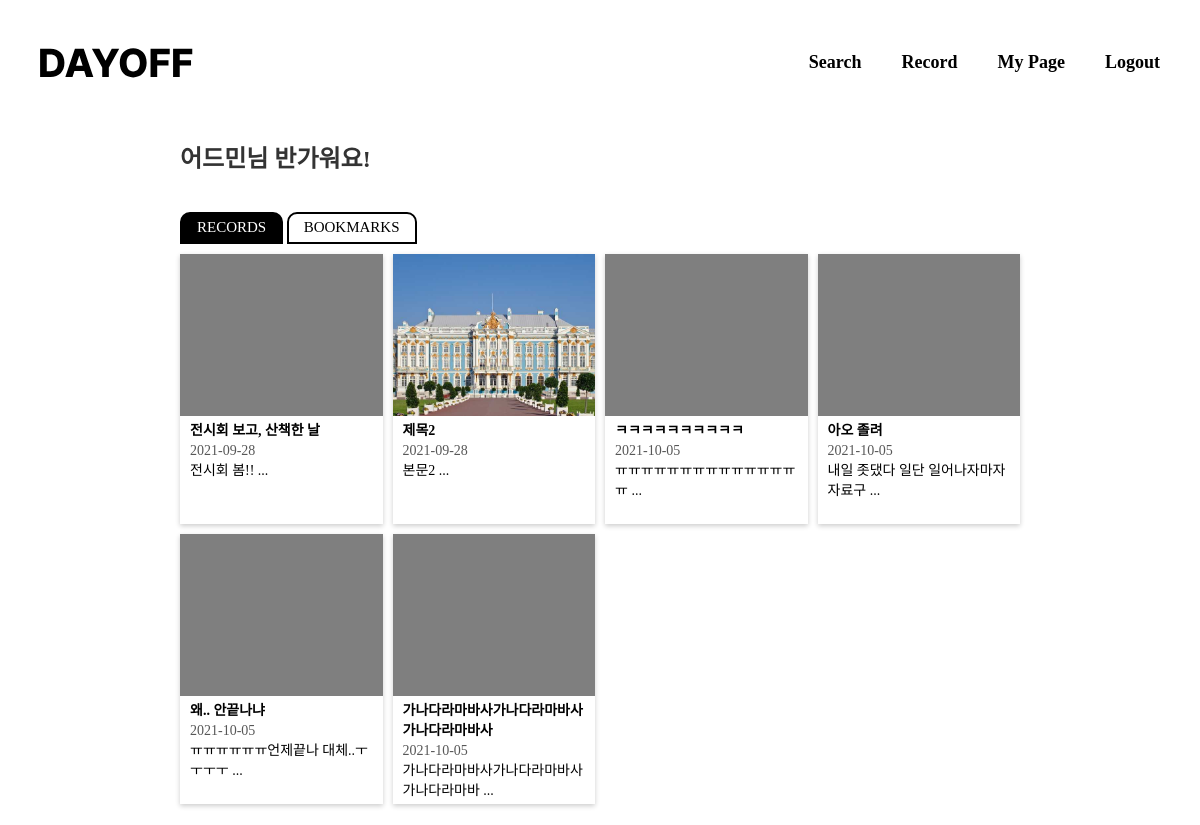
The app's page /mypage (signed in), older data.
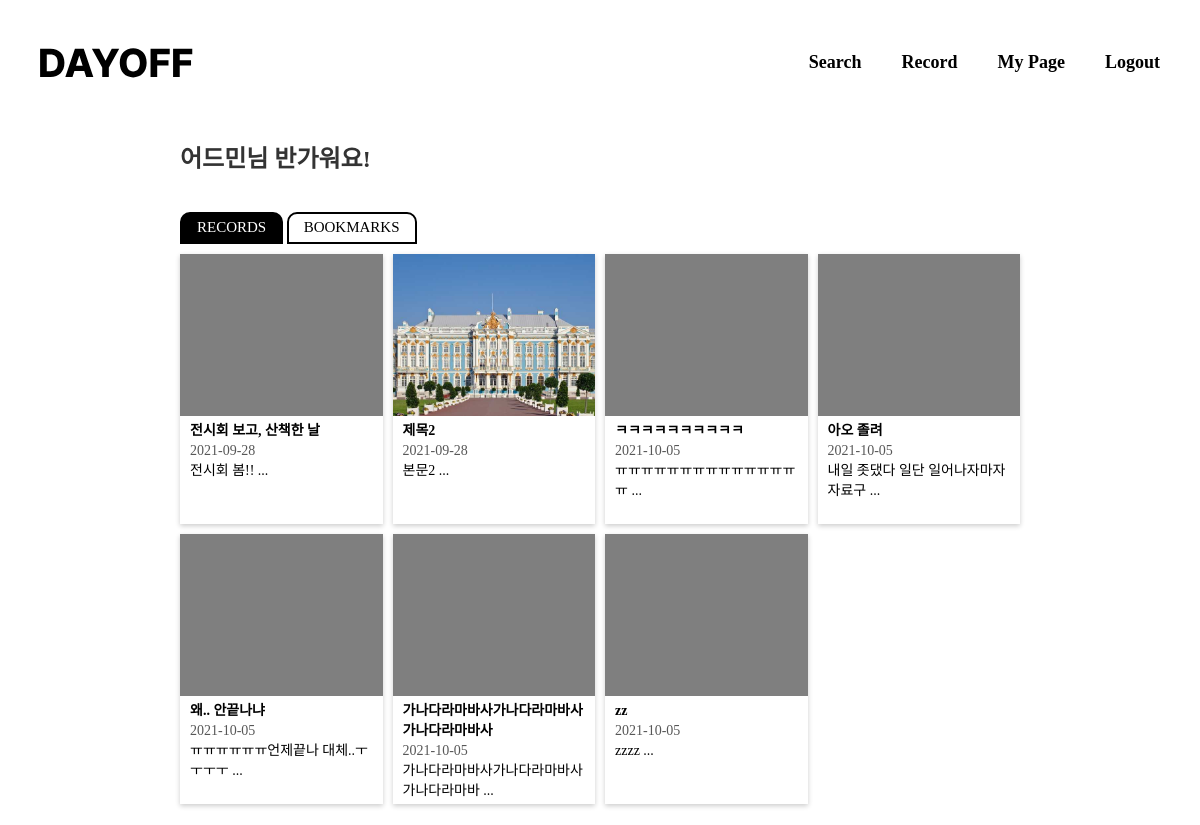
The same page, newer data.
### today/models.py (models this page shows, shortened)
class Post(models.Model):
    author = models.ForeignKey(
        settings.AUTH_USER_MODEL,
        on_delete=models.CASCADE,
    )
    title = models.CharField(max_length=100, blank=True, null=True)
    pub_date = models.DateField('data published', blank=True, null=True)
    hashtag = models.ManyToManyField(Hashtag, blank=True, null=True)
    body = models.TextField(max_length=500, blank=True, null=True)
    image=models.ImageField(upload_to='images/', blank=True, null=True)
    bookmark=models.ManyToManyField(
        settings.AUTH_USER_MODEL,
        blank=True,
        related_name='bookmark'
    )
    def summary(self):
        return self.body[:20]

### account/views.py (the view)
# urls.py: path('mypage', account.views.mypage, name="mypage"),
@login_required
def mypage(request):
    logged_in_user = request.user
    logged_in_user_posts = Post.objects.filter(author=request.user)
    logged_in_user_bookmarks=Post.objects.filter(bookmark=request.user)
    return render(request, 'mypage.html', {'posts': logged_in_user_posts, 'bookmarks':logged_in_user_bookmarks})

### templates/mypage.html (shortened to what this page needs)
<!DOCTYPE html>
<html lang="en">
  <head>
    <link rel="stylesheet" type="text/css" href="../static/css/common.css" />
    <link rel="stylesheet" type="text/css" href="../static/css/mypage.css" />
    <link
      rel="stylesheet"
      href="https://maxcdn.bootstrapcdn.com/bootstrap/3.3.2/css/bootstrap.min.css"
    />
  </head>
  <body>
    {% include 'header.html' %}
    <div class="contents">
      <h3 class="sub-title">{{user.nickname}}님 반가워요!</h3>
      <div class="button-wrapper">
        <a href="{% url 'mypage' %}"
          ><button class="active-button">RECORDS</button></a
        >
        <a href="{% url 'mypageBookmark' %}"
          ><button class="disabled-button">BOOKMARKS</button></a
        >
      </div>
      <div class="post-list">
        {% for post in posts.all %}
        <div class="post-wrapper">
          <a
            href="{% url 'postDetail' post.id %}"
            style="text-decoration: none; color: black"
          >
            <div class="post-image-background">
              {% if post.image %}
              <img class="post-image" src="{{ post.image.url }}" />
              {% endif %}
            </div>
            <div class="post-text">
              <div class="post-title">{{post.title}}</div>
              <div class="post-pub-date" style="color: #575757">
                {{post.pub_date|date:"Y-m-d"}}
              </div>
              <div class="post-body">{{post.summary}} ...</div>
            </div>
          </a>
        </div>
        {% endfor %}
      </div>
    </div>
  </body>
</html>

Row changes from the older to the newer data that the page shows:
added Post: title "zz", pub_date "2021-10-05", summary "zzzz"
